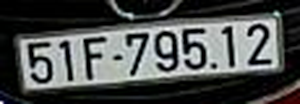
#> input picture 0B18DCDT100BS.png, 300 x 104 px, found by its file name
$ python Img_rotate_line.py
#> lines starting #> are read from the running program, lines starting #| are printed output that depends on the picture; after the words box and inside, x2 and y2 are one past the last pixel; in counts of white or black regions, pixels touching at a corner belong together; long printed decimals are rounded
#!/usr/bin/env python3

import cv2
import numpy as np
import imutils

# Đường dẫn ảnh, các bạn đổi tên file tại đây để thử nhé
img_path = "/Users/abc/Documents/Code_doAn/YOLOv5/data_test/0B18DCDT100BS.png"
img = cv2.imread(img_path)
#> img is the input picture: shape (104, 300, 3); mean B, G, R 76.8, 77.8, 75.4
gray = cv2.cvtColor(img, cv2.COLOR_BGR2GRAY)
Canny = cv2.Canny(gray, 100, 200)
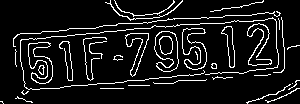
#> Canny: shape (104, 300); 9.5% white in thin lines or dots
try:
	angles = []
	lines = cv2.HoughLines(Canny, rho=1, theta=np.pi/180, threshold=100)
#> lines = [[41, 1.48], [35, 1.48], [91, 1.48], [38, 1.5], [34, 1.52]]
	for line in lines:
		rho, theta = line[0]
		a = np.cos(theta)
		b = np.sin(theta)
		x0 = a*rho
		y0 = b*rho
		x1 = int(x0 + 1000*(-b))
		y1 = int(y0 + 1000*(a))
		x2 = int(x0 - 1000*(-b))
		y2 = int(y0 - 1000*(a))
		cv2.line(img,(x1,y1),(x2,y2),(255,0,0),2)
		angles.append((y1 - y2) / (x1 - x2) * (180 / np.pi))
#> this loop made 5 passes
#> (rho, theta, a, b, x0, y0, x1, y1) on passes 1 to 5: (41, 1.48, 0.0872, 0.996, 3.57, 40.84, -992, 127), (35, 1.48, 0.0872, 0.996, 3.05, 34.87, -993, 122), (91, 1.48, 0.0872, 0.996, 7.93, 90.65, -988, 177), (38, 1.5, 0.0698, 0.998, 2.65, 37.91, -994, 107), (34, 1.52, 0.0523, 0.999, 1.78, 33.95, -996, 86)
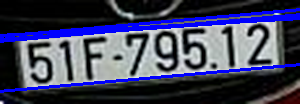
#> img: shape (104, 300, 3); 10.58% of pixels changed, all inside (x1, y1, x2, y2) = (0, 8, 300, 93)
#> after the loop, angles = [-4.98, -5, -5, -3.97, -2.99]
	angle = sum(angles) / len(angles)
#> angle = -4.39
	print("góc nghiêng {}".format(angle))
#| góc nghiêng -4.388
except:
	angle = 0


def main():
	Ivehicle = imutils.rotate(img, angle= angle) # hàm xoay ảnh
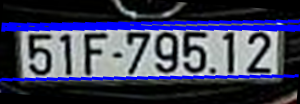
#> Ivehicle: shape (104, 300, 3); mean B, G, R 91.1, 65.2, 62.7
	cv2.imshow("Img original", img)
	cv2.imshow("Img clean", Ivehicle)
	cv2.waitKey()
	cv2.destroyAllWindows()

if __name__ == '__main__':
	main()
